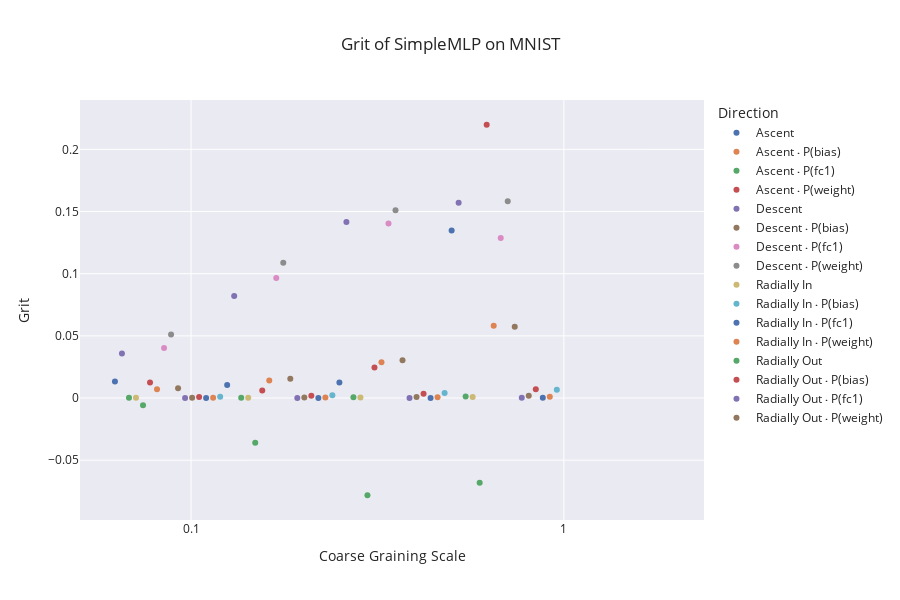

Source (notebook cell):
### Code cell
# Create a Plotly figure
fig = go.Figure()

# Plotting roughness for each direction using grouped data
for direction, data in df.groupby(level='Direction'):
    fig.add_trace(go.Scatter(
        x=data.index.get_level_values('Distance'),
        y=data['Grit'],
        mode='markers',
        name=direction
    ))

# Set axis labels, title, and configure log scale on x-axis
fig.update_layout(
    title=f'Grit of {center_model.__class__.__name__} on {dataset.__class__.__name__}',
    xaxis={
        'title': 'Coarse Graining Scale',
        'type': 'log',
        'dtick': 1,  # Tick every power of ten
    },
    yaxis ={
        'title': 'Grit',
    },
    legend_title='Direction',
    template='seaborn',
    height=600
)

# Display the figure
fig.show()

### Figure 1 — Plotly figure (JSON) as saved in the notebook; plotly's stock layout.template omitted (floating-point values rounded to 4 significant figures)
{"data": [{"mode": "markers", "name": "Ascent", "type": "scatter", "x": [0, 0.0625, 0.125, 0.25, 0.5, 1], "y": [null, 0.01329, 0.01056, 0.01255, 0.1348, null]}, {"mode": "markers", "name": "Ascent ⋅ P(bias)", "type": "scatter", "x": [0, 0.08105, 0.1621, 0.3242, 0.6484, 1.297], "y": [null, 0.007053, 0.01418, 0.0287, 0.05813, null]}, {"mode": "markers", "name": "Ascent ⋅ P(fc1)", "type": "scatter", "x": [0, 0.07433, 0.1487, 0.2973, 0.5946, 1.189], "y": [null, -0.005871, -0.03603, -0.0782, -0.06815, null]}, {"mode": "markers", "name": "Ascent ⋅ P(weight)", "type": "scatter", "x": [0, 0.07762, 0.1552, 0.3105, 0.6209, 1.242], "y": [null, 0.0125, 0.006079, 0.02456, 0.2198, null]}, {"mode": "markers", "name": "Descent", "type": "scatter", "x": [0, 0.06527, 0.1305, 0.2611, 0.5221, 1.044], "y": [null, 0.03579, 0.08201, 0.1416, 0.1571, null]}, {"mode": "markers", "name": "Descent ⋅ P(bias)", "type": "scatter", "x": [0, 0.0923, 0.1846, 0.3692, 0.7384, 1.477], "y": [null, 0.007878, 0.01559, 0.03042, 0.05738, null]}, {"mode": "markers", "name": "Descent ⋅ P(fc1)", "type": "scatter", "x": [0, 0.08464, 0.1693, 0.3386, 0.6771, 1.354], "y": [null, 0.04033, 0.09644, 0.1403, 0.1287, null]}, {"mode": "markers", "name": "Descent ⋅ P(weight)", "type": "scatter", "x": [0, 0.08839, 0.1768, 0.3536, 0.7071, 1.414], "y": [null, 0.05114, 0.1088, 0.151, 0.1582, null]}, {"mode": "markers", "name": "Radially In", "type": "scatter", "x": [0, 0.07117, 0.1423, 0.2847, 0.5694, 1.139], "y": [null, 0.0001207, 0.0002352, 0.0004463, 0.0007995, null]}, {"mode": "markers", "name": "Radially In ⋅ P(bias)", "type": "scatter", "x": [0, 0.1197, 0.2394, 0.4788, 0.9576, 1.915], "y": [null, 0.001081, 0.002147, 0.004021, 0.006667, null]}, {"mode": "markers", "name": "Radially In ⋅ P(fc1)", "type": "scatter", "x": [0, 0.1098, 0.2195, 0.4391, 0.8781, 1.756], "y": [null, 2.397e-05, 4.827e-05, 9.418e-05, 0.0001906, null]}, {"mode": "markers", "name": "Radially In ⋅ P(weight)", "type": "scatter", "x": [0, 0.1146, 0.2293, 0.4585, 0.917, 1.834], "y": [null, 0.0001755, 0.0003331, 0.0006054, 0.001006, null]}, {"mode": "markers", "name": "Radially Out", "type": "scatter", "x": [0, 0.06816, 0.1363, 0.2726, 0.5453, 1.091], "y": [null, 0.0001226, 0.0002508, 0.0005268, 0.001164, null]}, {"mode": "markers", "name": "Radially Out ⋅ P(bias)", "type": "scatter", "x": [0, 0.1051, 0.2102, 0.4204, 0.8409, 1.682], "y": [null, 0.00092, 0.001778, 0.003521, 0.007025, null]}, {"mode": "markers", "name": "Radially Out ⋅ P(fc1)", "type": "scatter", "x": [0, 0.09639, 0.1928, 0.3856, 0.7711, 1.542], "y": [null, 2.162e-05, 4.202e-05, 8.247e-05, 0.0001615, null]}, {"mode": "markers", "name": "Radially Out ⋅ P(weight)", "type": "scatter", "x": [0, 0.1007, 0.2013, 0.4026, 0.8052, 1.61], "y": [null, 0.000168, 0.0003467, 0.0007475, 0.001737, null]}], "layout": {"height": 600, "legend": {"title": {"text": "Direction"}}, "title": {"text": "Grit of SimpleMLP on MNIST"}, "xaxis": {"dtick": 1, "title": {"text": "Coarse Graining Scale"}, "type": "log"}, "yaxis": {"title": {"text": "Grit"}}}}
